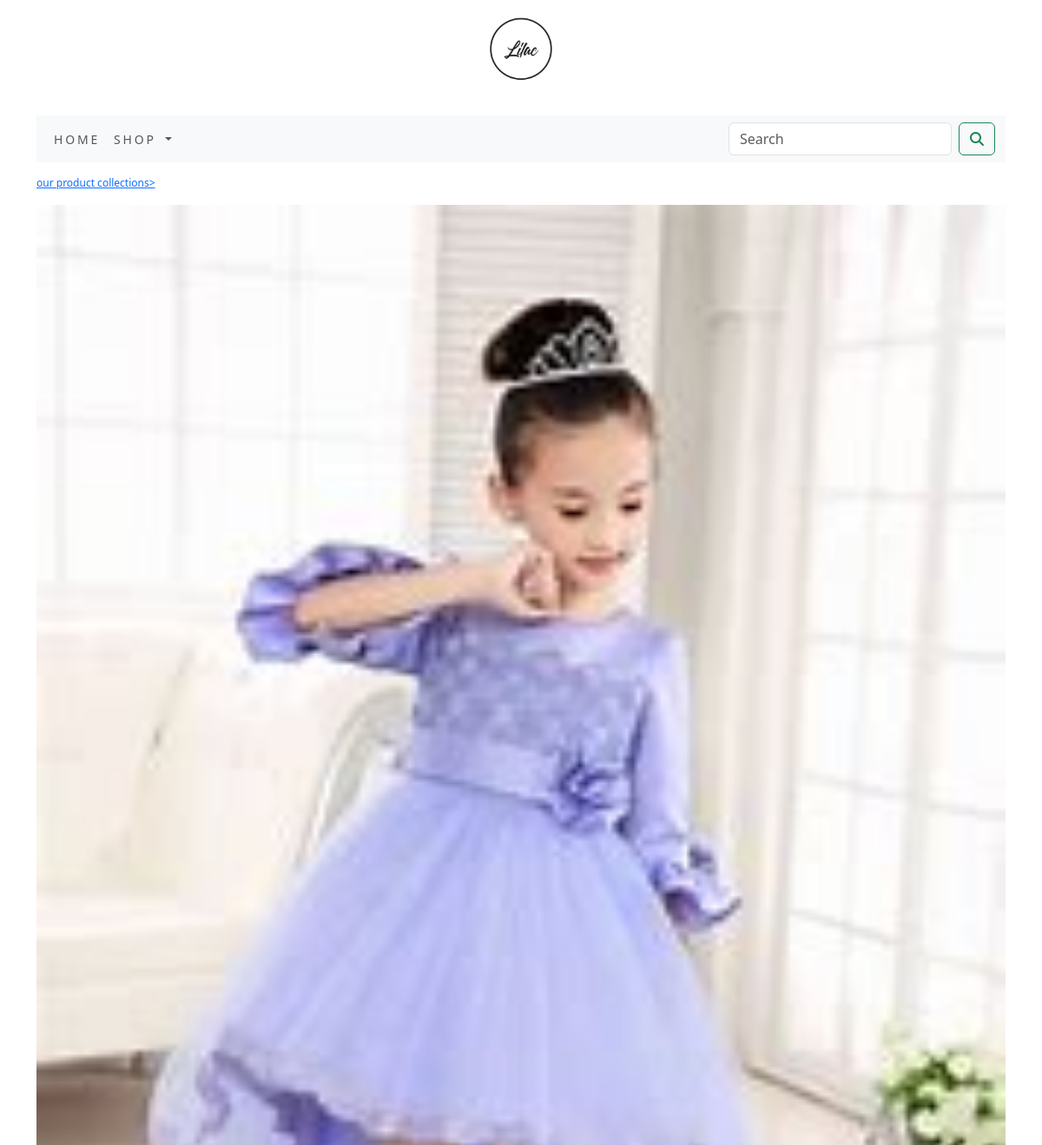
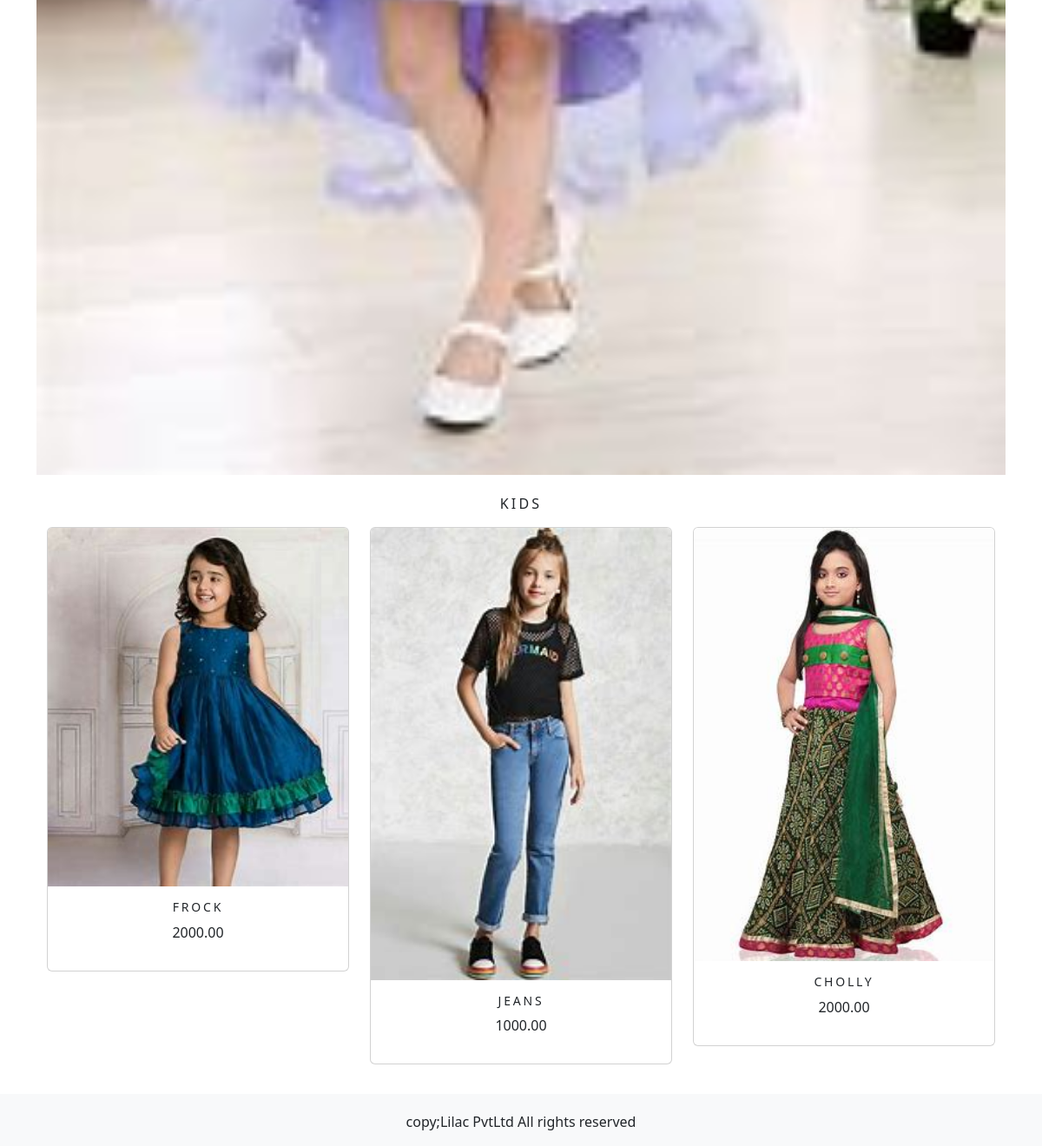
/shop/Kids/, run on the app's committed database (2 pictures, top to bottom).
### shop/models.py (models this page shows, shortened)
class Category(models.Model):
    objects = None
    name = models.CharField(max_length=250, unique=True)
    slug = models.SlugField(max_length=250, unique=True)
    description = models.TextField(blank=True)
    image = models.ImageField(upload_to='category', blank=True)
    class Meta:
        ordering = ('name',)
        verbose_name = 'category'
        verbose_name_plural = 'categories'
    def get_url(self):
        return reverse('shop:products_by_category', args=[self.slug])

class Product(models.Model):
    objects = None
    name = models.CharField(max_length=250, unique=True)
    slug = models.SlugField(max_length=250, unique=True)
    description = models.TextField(blank=True)
    price = models.DecimalField(max_digits=10, decimal_places=2)
    category = models.ForeignKey(Category, on_delete=models.CASCADE)
    image = models.ImageField(upload_to='product', blank=True)
    stock = models.IntegerField()
    available = models.BooleanField(default=True)
    created = models.DateTimeField(auto_now_add=True)
    updated = models.DateTimeField(auto_now=True)
    def get_url(self):
        return reverse('shop:prodCattail', args=[self.category.slug,self.slug])
    class Meta:
        ordering = ('name',)
        verbose_name = 'product'
        verbose_name_plural = 'products'

### shop/views.py (the view)
# urls.py: path('', views.allProdCat, name='allProdCat'),
def allProdCat(request, c_slug=None):
    c_page = None
    products_list = None
    if c_slug is not None:
        c_page = get_object_or_404(Category, slug=c_slug)
        products_list = Product.objects.all().filter(category=c_page, available=True)
    else:
        products_list = Product.objects.all().filter(available=True)
    paginator = Paginator(products_list, 6)
    try:
        page = int(request.GET.get('page', '1'))
    except:
        page = 1
    try:
        products = paginator.page(page)
    except (EmptyPage, InvalidPage):
        products = paginator.page(paginator.num_pages)
    return render(request, "category.html", {'category': c_page, 'products': products})

### cart/context_processors.py (called while the page is built)
def counter(request):
    item_count = 0
    if 'admin' in request.path:
        return {}
    else:
        try:
            cart = Cart.objects.filter(cart_id=_cart_id(request))
            car_items = CartItem.objects.all().filter(cart=cart[:1])
            for cart_item in car_items:
                item_count += cart_item.quantity
        except Cart.DoesNotExist:
            item_count = 0
    return dict(item_count=item_count)

### cart/views.py (called while the page is built)
def _cart_id(request):
    cart = request.session.session_key
    if not cart:
        cart = request.session.create()
    return cart

### shop/context_processors.py (called while the page is built)
def menu_links(request):
    links = Category.objects.all()
    return dict(links=links)

### templates/category.html (shortened to what this page needs)
{% extends 'base.html' %}
{% load static %}
{% block content %}
{% if category %}
      <div>
          <div class="row my_row_class">
         <div class="mx_auto">
                 <p><a href="{% url 'shop:allProdCat' %}">our product collections></a></p>
         </div>
          </div>
      </div>
 {% endif %}
<div class="mx_auto">
   {% if category %}
     <img class="my_image" src="{{category.image.url}}" alt="{{category.name}}">
</div>
<br>
<div>
   <h1 class="text-center my_title">{{category.name}}</h1>
</div>
   {% endif %}
<div class="container" >
    <div class="row mx_auto">
        {% for product in products.object_list %}
        <div class="my_bottom_margin col-9 col-sm-12 col-md-4 xol-lg-4">
          <div class="card text-center" style="min-width:18rem;">
              <a href ="{{product.get_url}}"><img class="card-img-top my_image" src="{{product.image.url}}" alt="{{product.name}}"></a>
          <div class="card-body">
               <h4>{{product.name}}</h4>
               <p>{{product.price}}</p>
          </div>
          </div>
        </div>
        {% endfor %}
    </div>
    <br>
</div>
{% endblock %}

### static/css/custom.css (style rules this page uses)
.my_row_class { padding-top:15px; }
.my_row_class .mx_auto { color:#000; font-size:12px; }
.my_image { width:100%; height:auto; }
.my_title { font-size:16px; text-transform:uppercase; letter-spacing:.2em; }
.my_bottom_margin { margin-bottom:10px; }
.card-body h4 { font-size:14px; text-transform:uppercase; letter-spacing:.2em; }

### data on the page
Category: image (picture), name "KIDS"
Product: image (picture), name "FROCK", price "2000.00"
Product: image (picture), name "JEANS", price "1000.00"
Product: image (picture), name "CHOLLY", price "2000.00"
